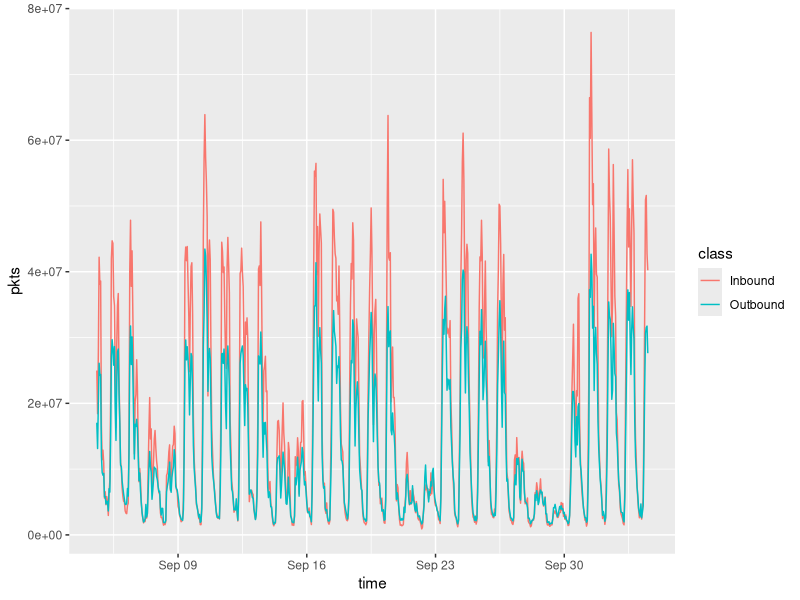
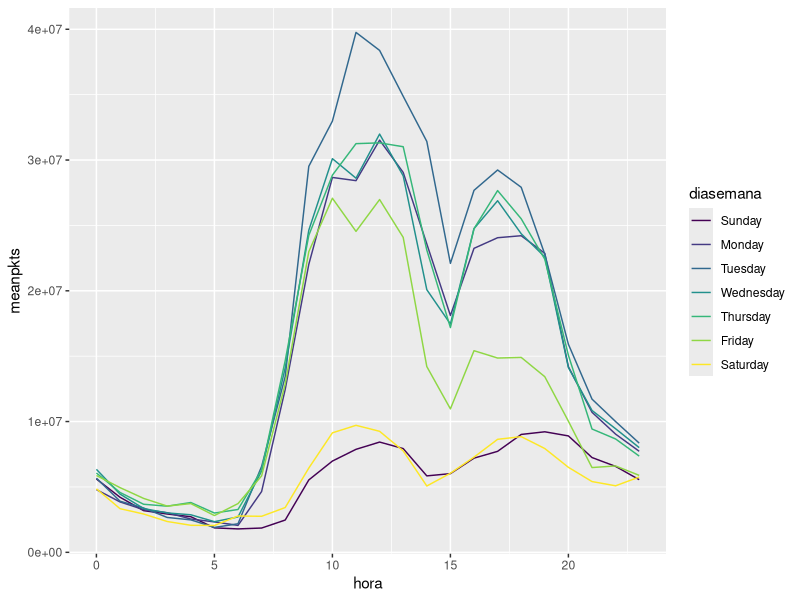
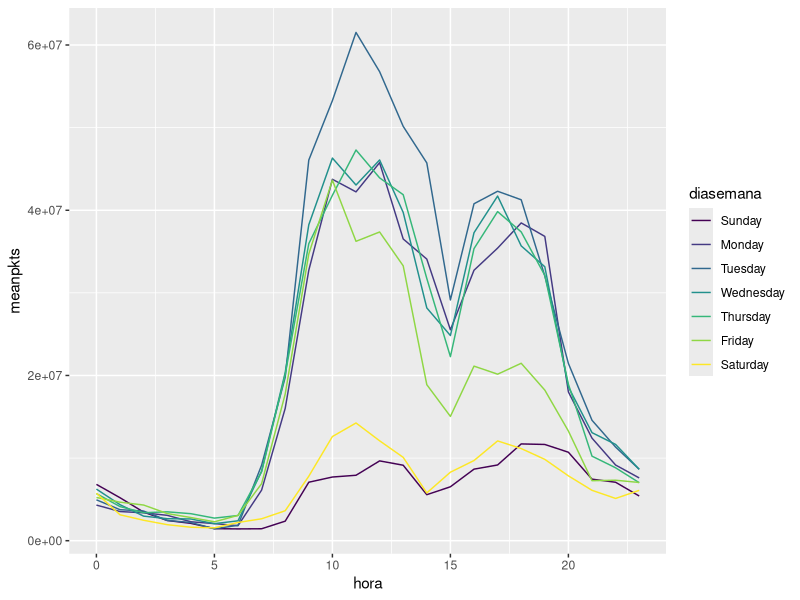
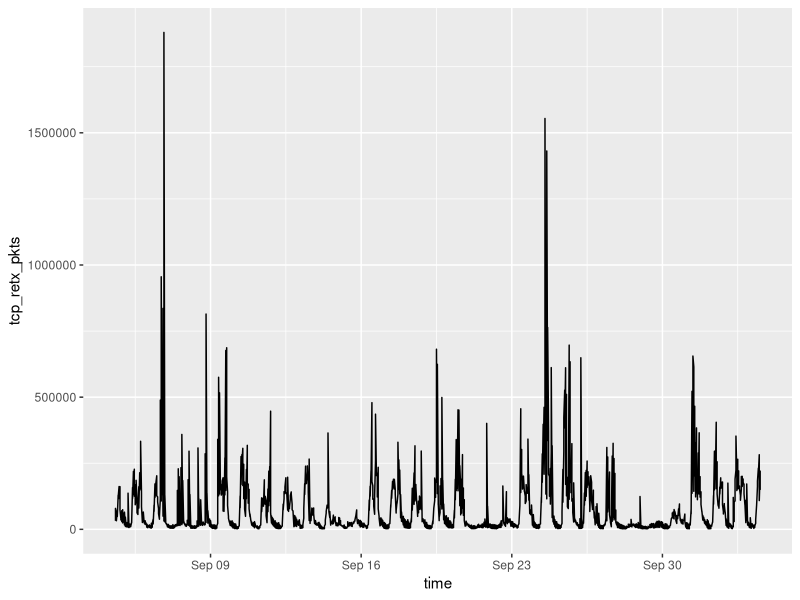
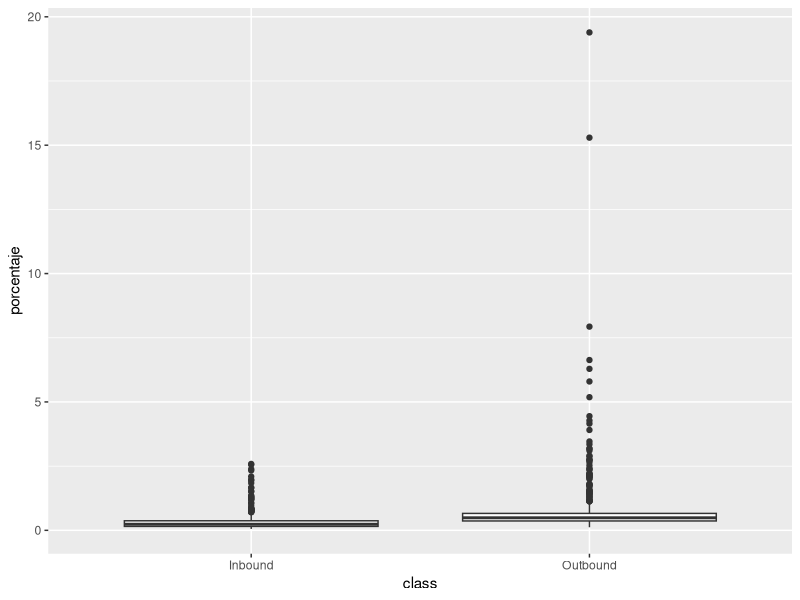
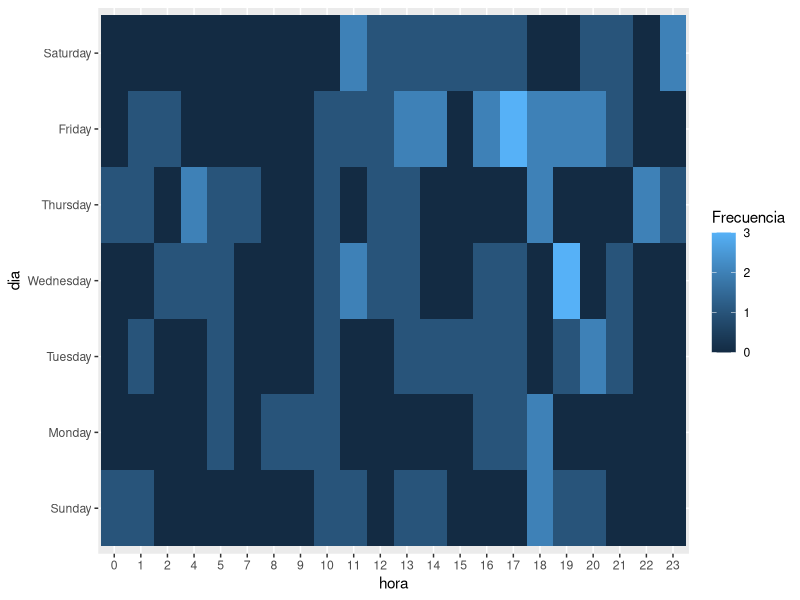

These charts were generated, in order, by the following R code:
## ---- chunk 1
## Cargamos los paquetes ggplot2, dplyr y lubridate
library("lubridate")
library("dplyr")
library("ggplot2")
## ---- chunk 2
### insertar el código para importar:
paquetes <- read.table(file = "data/paq-transmitidos.csv", 
                       header=TRUE, 
                       sep=",", 
                       stringsAsFactors = FALSE)
###
## ---- chunk 3
nrow(paquetes)
## ---- chunk 4
#Nº máx. de paquetes
max(paquetes$pkts) 
#fecha y hora en que se dio el nº máx. de paquetes
fecha_max <- paquetes %>% 
  filter(pkts == max(max(paquetes$pkts), na.rm = TRUE))
## ---- chunk 5
#Nº min. de paquetes
min(paquetes$pkts)
#fecha y hora en que se dio el nº MIN. de paquetes
fecha_min <- paquetes %>% 
  filter(pkts == min(min(paquetes$pkts), na.rm = TRUE))

## ---- chunk 6
mean(paquetes$pkts)
## ---- chunk 7
## completar aquí
paquetes <- paquetes %>% 
  mutate(time = dmy_hms(time, locale = "English")) #así indicamos que el formato de hora es de tipo ingles
## ---- chunk 8
## completar aquí
paquetes %>%
  ggplot(aes(x = time, y = pkts)) + 
  geom_line(stat = 'identity', aes(colour=class))

## ---- chunk 9
paquetes  <- paquetes %>%
  mutate(DateHour = ymd_hms(time, locale="English"),
       diasemana = wday(time, label = TRUE, abbr = FALSE),
       hora = hour(time))

## ---- chunk 10
mediashorarias <- paquetes %>% 
  group_by(hora, diasemana) %>% 
  summarise(pkts = mean(pkts, na.rm = TRUE))

## ---- chunk 11
outbound <- paquetes %>% 
  filter(class == "Outbound")

mean_hour_out <- outbound %>% 
  group_by(hora, diasemana) %>% 
  summarise(meanpkts = mean(pkts, na.rm = TRUE))

ggplot(data = mean_hour_out, aes(x = hora, y = meanpkts, fill = diasemana)) + 
geom_line(stat = 'identity', aes(colour = diasemana))

## ---- chunk 12
inbound <- paquetes %>% 
  filter(class == "Inbound")

mean_hour_in <- inbound %>% 
  group_by(hora, diasemana) %>% 
  summarise(meanpkts = mean(pkts, na.rm = TRUE))

ggplot(data = mean_hour_in, aes(x = hora, y = meanpkts, fill = diasemana)) +
geom_line(stat = 'identity', aes(colour = diasemana))


## ---- chunk 13
ggplot(data = paquetes, aes(x = time, y = tcp_retx_pkts)) + geom_line()

## ---- chunk 14
#calculo el porcentaje como los paquetes retransmitidos entre el total de paquetes y lo multiplico por 100
porcentaje <- (paquetes$tcp_retx_pkts/paquetes$pkts)*100

paquetes  <- paquetes %>% 
  mutate(porcentaje = porcentaje) #añado a la tabla una nueva fila con los porcentajes calculados previamente, que se llamará porcentaje

## ---- chunk 15
median(paquetes$porcentaje)

## ---- chunk 16
max(paquetes$porcentaje)

fecha_max_retransmision <- paquetes %>% 
  filter(porcentaje == max(paquetes$porcentaje, na.rm = TRUE))

## ---- chunk 17
mayores_valores <- head(paquetes %>% 
                          arrange(desc(porcentaje)), 10) #ordenamos de manera descendente los 10 mayores valores
mayores_valores

mayores_valores$class #mostramos a que clase pertenecen los mayores valores

## ---- chunk 18
ggplot(data = paquetes, aes(x = class, y = porcentaje)) + geom_boxplot() #con x = class he separado la gráfica en todas las clases (en este caso 2) y las situo en el eje 0x

## ---- chunk 19
paquetes  <- paquetes %>% 
  mutate(prop_retx_anormal = porcentaje > 1)

## ---- chunk 20
paquetes.prop.retx.anormal  <- paquetes %>% 
  filter(porcentaje > 1)

## ---- chunk 21
table(paquetes.prop.retx.anormal$diasemana)

## ---- chunk 22
table(paquetes.prop.retx.anormal$hora)

## ---- chunk 23
table(paquetes.prop.retx.anormal$hora, paquetes.prop.retx.anormal$diasemana)

## ---- chunk 24
tabla.anormales.hora.dia <- table(paquetes.prop.retx.anormal$hora, paquetes.prop.retx.anormal$diasemana)

## ---- chunk 25
## nada que completar
  df.tabla.anormales.hora.dia <- as.data.frame.table(tabla.anormales.hora.dia)
## ---- chunk 26
df.tabla.anormales.hora.dia <- rename(df.tabla.anormales.hora.dia, hora = Var1)
df.tabla.anormales.hora.dia <- rename(df.tabla.anormales.hora.dia, dia = Var2)
df.tabla.anormales.hora.dia <- rename(df.tabla.anormales.hora.dia, Frecuencia = Freq)

## ---- chunk 27
ggplot(data = df.tabla.anormales.hora.dia, aes(x = hora, y = dia)) + 
  geom_tile(stat = 'identity', aes(fill = Frecuencia))


